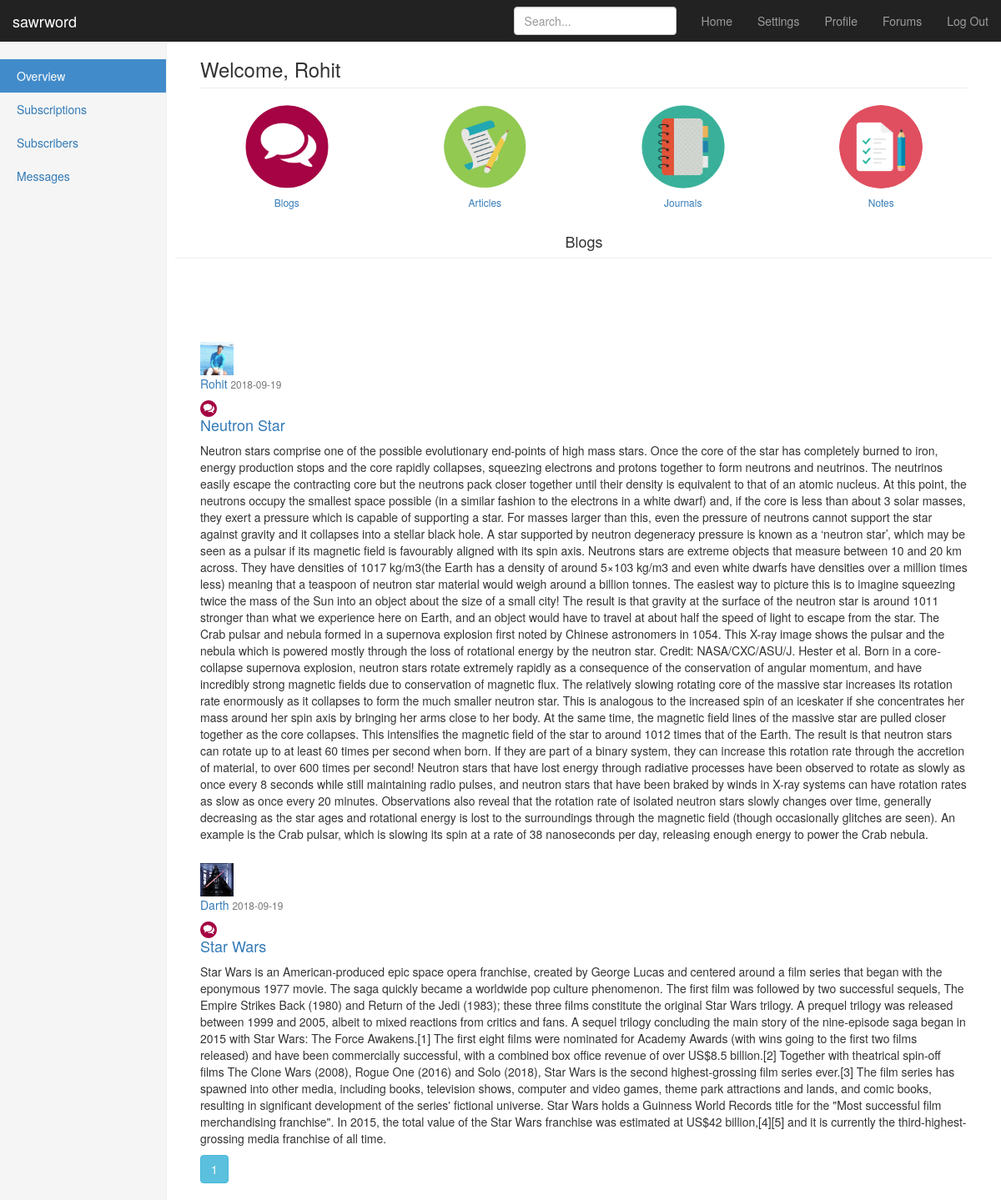
The page /dash_blog (signed in) on the database its author committed.
### sawrword/models.py (models this page shows, shortened)
class User(UserMixin, db.Model):
	id = db.Column(db.Integer, primary_key=True)
	firstname = db.Column(db.String(20))
	lastname = db.Column(db.String(20))
	username = db.Column(db.String(50), unique=True)
	image_file = db.Column(db.String(20), nullable=False, default='default.jpg')
	email = db.Column(db.String(50), unique=True)
	password = db.Column(db.String(80))
	posts = db.relationship('Post', backref='author', lazy=True)
	articles = db.relationship('Article', backref='author', lazy=True)
	journals = db.relationship('Journal', backref='author', lazy=True)
	notes  = db.relationship('Note', backref='author', lazy=True)
	subscriptions = db.relationship('Subscription', backref='author', lazy=True)

class Post(UserMixin, db.Model):
	id = db.Column(db.Integer, primary_key=True)
	title = db.Column(db.String(100), nullable=False)
	date_posted = db.Column(db.DateTime, nullable=False, default=datetime.utcnow)
	content = db.Column(db.Text, nullable=False)
	user_id = db.Column(db.Integer, db.ForeignKey('user.id'), nullable=False)

### sawrword/routes.py (the view)
@app.route('/dash_blog')
@login_required
def dash_blog():
	page = request.args.get('page', 1, type=int)
	posts= Post.query.order_by(Post.date_posted.desc()).paginate(page=page, per_page=5)
	img_file = url_for('static', filename='display_pics/' + current_user.image_file)
	return render_template('dash_blog.html', name=current_user.firstname, image_file=img_file, posts=posts)

### sawrword/routes.py (called while the page is built)
@login_manager.user_loader
def load_user(user_id):
	return User.query.get(int(user_id))

### sawrword/templates/dash_blog.html (shortened to what this page needs)
{% extends "bootstrap/base.html" %}
{% block styles %}
{{super()}}
<link rel="stylesheet" href="{{url_for('.static', filename='dashboard.css')}}">
{% endblock %}
{% block content %}
    <nav class="navbar navbar-inverse navbar-fixed-top">
      <div class="container-fluid">
        <div class="navbar-header">
          <a class="navbar-brand" href="{{ url_for('index') }}">sawrword</a>
        </div>
        <div id="navbar" class="navbar-collapse collapse">
          <ul class="nav navbar-nav navbar-right">
            <li><a href="{{ url_for('dashboard') }}">Home</a></li>
            <li><a href="#">Settings</a></li>
            <li><a href="{{ url_for('profile') }}">Profile</a></li>
            <li><a href="#">Forums</a></li>
            <li><a href="{{ url_for('logout') }}">Log Out</a></li>
          </ul>
          <form class="navbar-form navbar-right">
            <input type="text" class="form-control" placeholder="Search...">
          </form>
        </div>
      </div>
    </nav>
    <div class="container-fluid">
      <div class="row">
        <div class="col-sm-3 col-md-2 sidebar">
          <ul class="nav nav-sidebar">
            <li class="active"><a href="{{ url_for('dashboard') }}">Overview<span class="sr-only">(current)</span></a></li>
            <li><a href="{{url_for('subscriptions_home') }}">Subscriptions</a></li>
            <li><a href="">Subscribers</a></li>
            <li><a href="">Messages</a></li>
          </ul>
        </div>
        <div class="col-sm-9 col-sm-offset-3 col-md-10 col-md-offset-2 main">
          <h3 class="page-header">Welcome, {{ name }}</h3>
          <div class="row placeholders">
            <div class="col-xs-6 col-sm-3 placeholder">
              <img src="static/icons/dashblog.jpg" width="100" height="100" class="img-responsive" alt="Generic placeholder thumbnail">
              <a href={{ url_for('dash_blog') }}><h6>Blogs</h6></a>
            </div>
            <div class="col-xs-6 col-sm-3 placeholder">
              <img src="static/icons/dasharticle.jpg" width="100" height="100" class="img-responsive" alt="Generic placeholder thumbnail">
              <a href={{ url_for('dash_article') }}><h6>Articles</h6></a>
            </div>
            <div class="col-xs-6 col-sm-3 placeholder">
              <img src="static/icons/dashjournal.jpg" width="100" height="100" class="img-responsive" alt="Generic placeholder thumbnail">
              <a href={{ url_for('dash_journal') }}><h6>Journals</h6></a>
            </div>
            <div class="col-xs-6 col-sm-3 placeholder">
              <img src="static/icons/dashnotes.jpg" width="100" height="100" class="img-responsive" alt="Generic placeholder thumbnail">
              <a href={{ url_for('dash_note') }}><h6>Notes</h6></a>
            </div>
              <div class="row placeholders">
             <h4 class="sub-header">Blogs</h4>
          </div>
          </div>
        </div>
         <div class="col-sm-9 col-sm-offset-3 col-md-10 col-md-offset-2 main">
          {% for post in posts.items %}
        <article class="media content-section">
          <img class="rounded-circle article-img" src="{{ url_for('static', filename='display_pics/' + post.author.image_file) }}" width="40" height="40">
          <div class="media-body">
            <div class="article-metadata">
              <a class="mr-2" href="{{ url_for('user', username=post.author.firstname)}}">{{ post.author.firstname}}</a>
              <small class="text-muted">{{ post.date_posted.strftime('%Y-%m-%d') }}</small>
            </div>
            <h4> <img src="static/icons/dashblog.jpg" width="20" height="20" class="img-responsive" alt="Generic placeholder thumbnail">
            <a class="article-title" href="{{ url_for('post',post_id=post.id) }}">{{ post.title }}
            </a></h4>
            <p class="article-content">{{ post.content }}</p>
          </div>
        </article>
       {% endfor %}
          {% for page_num in posts.iter_pages(left_edge=1, right_edge=1, left_current=1, right_current=2) %}
      {% if page_num %}
        {% if posts.page == page_num %}
          <a class="btn btn-info mb-4" href="{{ url_for('blog_home', page=page_num) }}">{{ page_num }}</a>
        {% else %}
          <a class="btn btn-outline-info mb-4" href="{{ url_for('blog_home', page=page_num) }}">{{ page_num }}</a>
        {% endif %}
      {% else %}
        ...
      {% endif %}
    {% endfor %}
         <body>
      </div>
    </div>
{% endblock %}

### sawrword/static/dashboard.css (style rules this page uses)
body { padding-top: 50px; }
.sub-header { padding-bottom: 10px; border-bottom: 1px solid #eee; }
.navbar-fixed-top { border: 0; }
.sidebar { display: none; }
@media (min-width: 768px) { .sidebar { position: fixed; top: 51px; bottom: 0; left: 0; z-index: 1000; display: block; padding: 20px; overflow-x: hidden; overflow-y: auto; background-color: #f5f5f5; border-right: 1px solid #eee; } }
.nav-sidebar { margin-right: -21px; margin-bottom: 20px; margin-left: -20px; }
.nav-sidebar > li > a { padding-right: 20px; padding-left: 20px; }
.nav-sidebar > .active > a, .nav-sidebar > .active > a:hover, .nav-sidebar > .active > a:focus { color: #fff; background-color: #428bca; }
.main { padding: 20px; }
@media (min-width: 768px) { .main { padding-right: 40px; padding-left: 40px; } }
.main .page-header { margin-top: 0; }
.placeholders { margin-bottom: 30px; text-align: center; }
.placeholders h4 { margin-bottom: 0; }
.placeholder { margin-bottom: 20px; }
.placeholder img { display: inline-block; border-radius: 50%; }

### rows shown on the page
User: firstname "Rohit"
Post: image_file (picture), author.firstname "Rohit", date_posted "2018-09-19", title "Neutron Star", content "Neutron stars comprise one of the possible evolutionary end-points of high mass stars. Once the core of the star has completely burned to iron, energy production stops and the core rapidly collapses, squeezing electrons and protons together to form neutrons and neutrinos. The neutrinos easily escape the contracting core but the neutrons pack closer together until their density is equivalent to that of an atomic nucleus. At this point, the neutrons occupy the smallest space possible (in a similar fashion to the electrons in a white dwarf) and, if the core is less than about 3 solar masses, they exert a pressure which is capable of supporting a star. For masses larger than this, even the…"
Post: image_file (picture), author.firstname "Darth", date_posted "2018-09-19", title "Star Wars", content "Star Wars is an American-produced epic space opera franchise, created by George Lucas and centered around a film series that began with the eponymous 1977 movie. The saga quickly became a worldwide pop culture phenomenon. The first film was followed by two successful sequels, The Empire Strikes Back (1980) and Return of the Jedi (1983); these three films constitute the original Star Wars trilogy. A prequel trilogy was released between 1999 and 2005, albeit to mixed reactions from critics and fans. A sequel trilogy concluding the main story of the nine-episode saga began in 2015 with Star Wars: The Force Awakens.[1] The first eight films were nominated for Academy Awards (with wins going to…"

### other values the page prints
{{ page_num }} "1"
